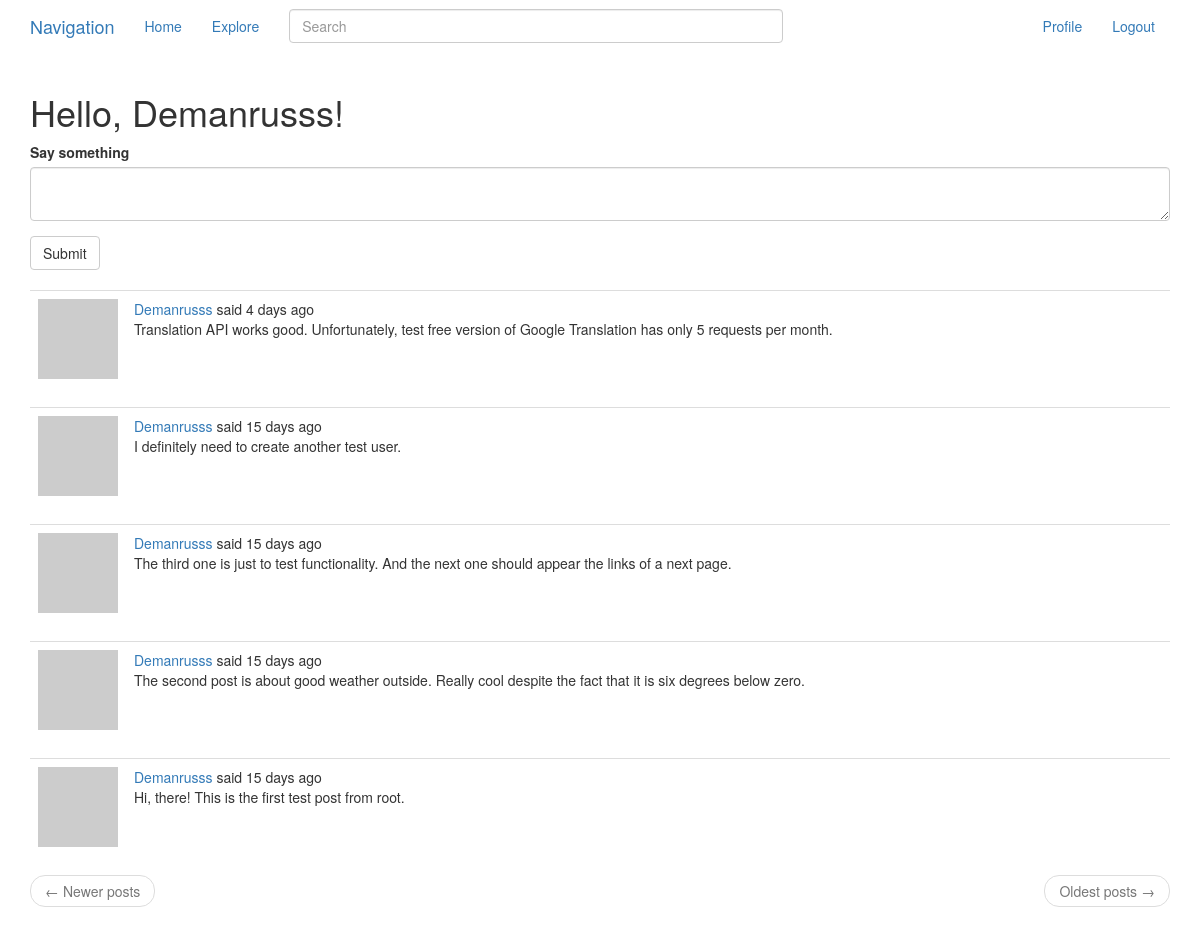
The app's page /index (signed in) with its own data.
### app/models.py (models this page shows, shortened)
class User(UserMixin, db.Model):
    id = db.Column(db.Integer, primary_key = True)
    username = db.Column(db.String(64), index = True, unique = True)
    email = db.Column(db.String(120), index = True, unique = True)
    password_hash = db.Column(db.String(128))
    posts = db.relationship('Post', backref = 'author', lazy = 'dynamic')
    about_me = db.Column(db.String(140))
    last_seen = db.Column(db.DateTime, default = datetime.utcnow)
    followed = db.relationship('User',
                               secondary = followers,
                               primaryjoin = (followers.c.follower_id == id),
                               secondaryjoin = (followers.c.followed_id == id),
                               backref = db.backref('followers', lazy = 'dynamic'),
                               lazy = 'dynamic')
    def avatar(self, size):
        digest = md5(self.email.lower().encode('utf-8')).hexdigest()
        return 'https://www.gravatar.com/avatar/{}?d=robohash&s={}'.format(digest, size)
    def followed_posts(self):
        followed = Post.query\
            .join(followers, (followers.c.followed_id == Post.user_id))\
            .filter(followers.c.followed_id == self.id)
        own = Post.query.filter_by(user_id = self.id)
        return followed.union(own).order_by(Post.timestamp.desc())

class SearchableMixin(object):
    @classmethod
    def before_commit(cls, session):
        session._changes = {
            'add': list(session.new),
            'update': list(session.dirty),
            'delete': list(session.deleted)
        }
    @classmethod
    def after_commit(cls, session):
        for obj in session._changes['add']:
            if isinstance(obj, SearchableMixin):
                add_to_index(obj.__tablename__, obj)
        for obj in session._changes['update']:
            if isinstance(obj, SearchableMixin):
                add_to_index(obj.__tablename__, obj)
        for obj in session._changes['delete']:
            if isinstance(obj, SearchableMixin):
                remove_from_index(obj.__tablename__, obj)
        session._changes = None

class Post(SearchableMixin, db.Model):
    __searchable__ = ['body']
    id = db.Column(db.Integer, primary_key = True)
    body = db.Column(db.String(500))
    timestamp = db.Column(db.DateTime, index = True, default = datetime.utcnow)
    user_id = db.Column(db.Integer, db.ForeignKey('user.id'))
    language = db.Column(db.String(8))

### app/routes.py (the view, shortened to what this page needs)
@app.route('/', methods = ['GET', 'POST'])
@app.route('/index', methods = ['GET', 'POST'])
@login_required
def index():
    form = PostForm()
    page = request.args.get('page', 1, type = int)
    posts = current_user.followed_posts()\
        .paginate(page = page, per_page = app.config['POSTS_PER_PAGE'], error_out = False)
    next_page = url_for('index', page = posts.next_num) if posts.has_next else None
    prev_page = url_for('index', page = posts.prev_num) if posts.has_prev else None
    return render_template('index.html', title = _('Home'),
                           form = form, posts = posts.items,
                           next_page = next_page, prev_page = prev_page)

### app/forms.py
class SearchForm(FlaskForm):
    q = StringField(_babel('Search'), validators = [DataRequired()])
    def __init__(self, *args, **kwargs):
        if 'formdata' not in kwargs:
            kwargs['formdata'] = request.args
        if 'csrf_enabled' not in kwargs:
            kwargs['csrf_enabled'] = False
        super(SearchForm, self).__init__(*args, **kwargs)

class PostForm(FlaskForm):
    post = TextAreaField(_babel('Say something'), validators=[DataRequired(), Length(min = 1, max = 500)])
    submit = SubmitField()

### app/models.py (called while the page is built)
@login.user_loader
def load_user(id):
    return User.query.get(int(id))

### app/routes.py (called while the page is built)
@app.before_request
def before_request():
    if current_user.is_authenticated:
        current_user.last_seen = datetime.utcnow()
        db.session.commit()
        g.search_form = SearchForm()
    g.locale = str(get_locale())

### app/templates/index.html
{% extends "_layout.html" %}
{% import 'bootstrap/wtf.html' as wtf %}
{% block app_content %}
    <h1>{{ _('Hello, %(username)s', username=current_user.username) }}!</h1>
    {% if form %}
    {{ wtf.quick_form(form) }}
    <br>
    {% endif %}
    {% for post in posts %}
        {% include '_post.html' %}
    {% endfor %}
    <nav aria-label="...">
        <ul class="pager">
            <li class="previous {% if not prev_page %}disabled{% endif %}">
                <a href="{{ prev_page or '#' }}">
                    <span aria-hidden="true">&larr;</span> {{ _('Newer posts') }}
                </a>
            </li>
            <li class="next {% if not next_page %}disabled{% endif %}">
                <a href="{{ next_page or '#'}}">
                    {{ _('Oldest posts') }} <span aria-hidden="true">&rarr;</span>
                </a>
            </li>
        </ul>
    </nav>
{% endblock %}

### app/templates/_post.html (shortened to what this page needs)
<table class="table table-hover">
    <tr>
        <td width="70px">
            <a href="{{ url_for('user', username = post.author.username) }}">
                <img src="{{ post.author.avatar(70) }}" />
            </a>
        </td>
        <td>
            {{ _('%(username)s said %(when)s', username = link_of_user, when = moment(post.timestamp).fromNow()) }}
            <br>
            <span id="post{{ post.id }}">
                {{ post.body }}
            </span>
        </td>
    </tr>
</table>

### records on screen
Post: body "Translation API works good. Unfortunately, test free version of Google Translation has only 5 requests per month."
Post: body "I definitely need to create another test user."
Post: body "The third one is just to test functionality. And the next one should appear the links of a next page."
Post: body "The second post is about good weather outside. Really cool despite the fact that it is six degrees below zero."
Post: body "Hi, there! This is the first test post from root."
